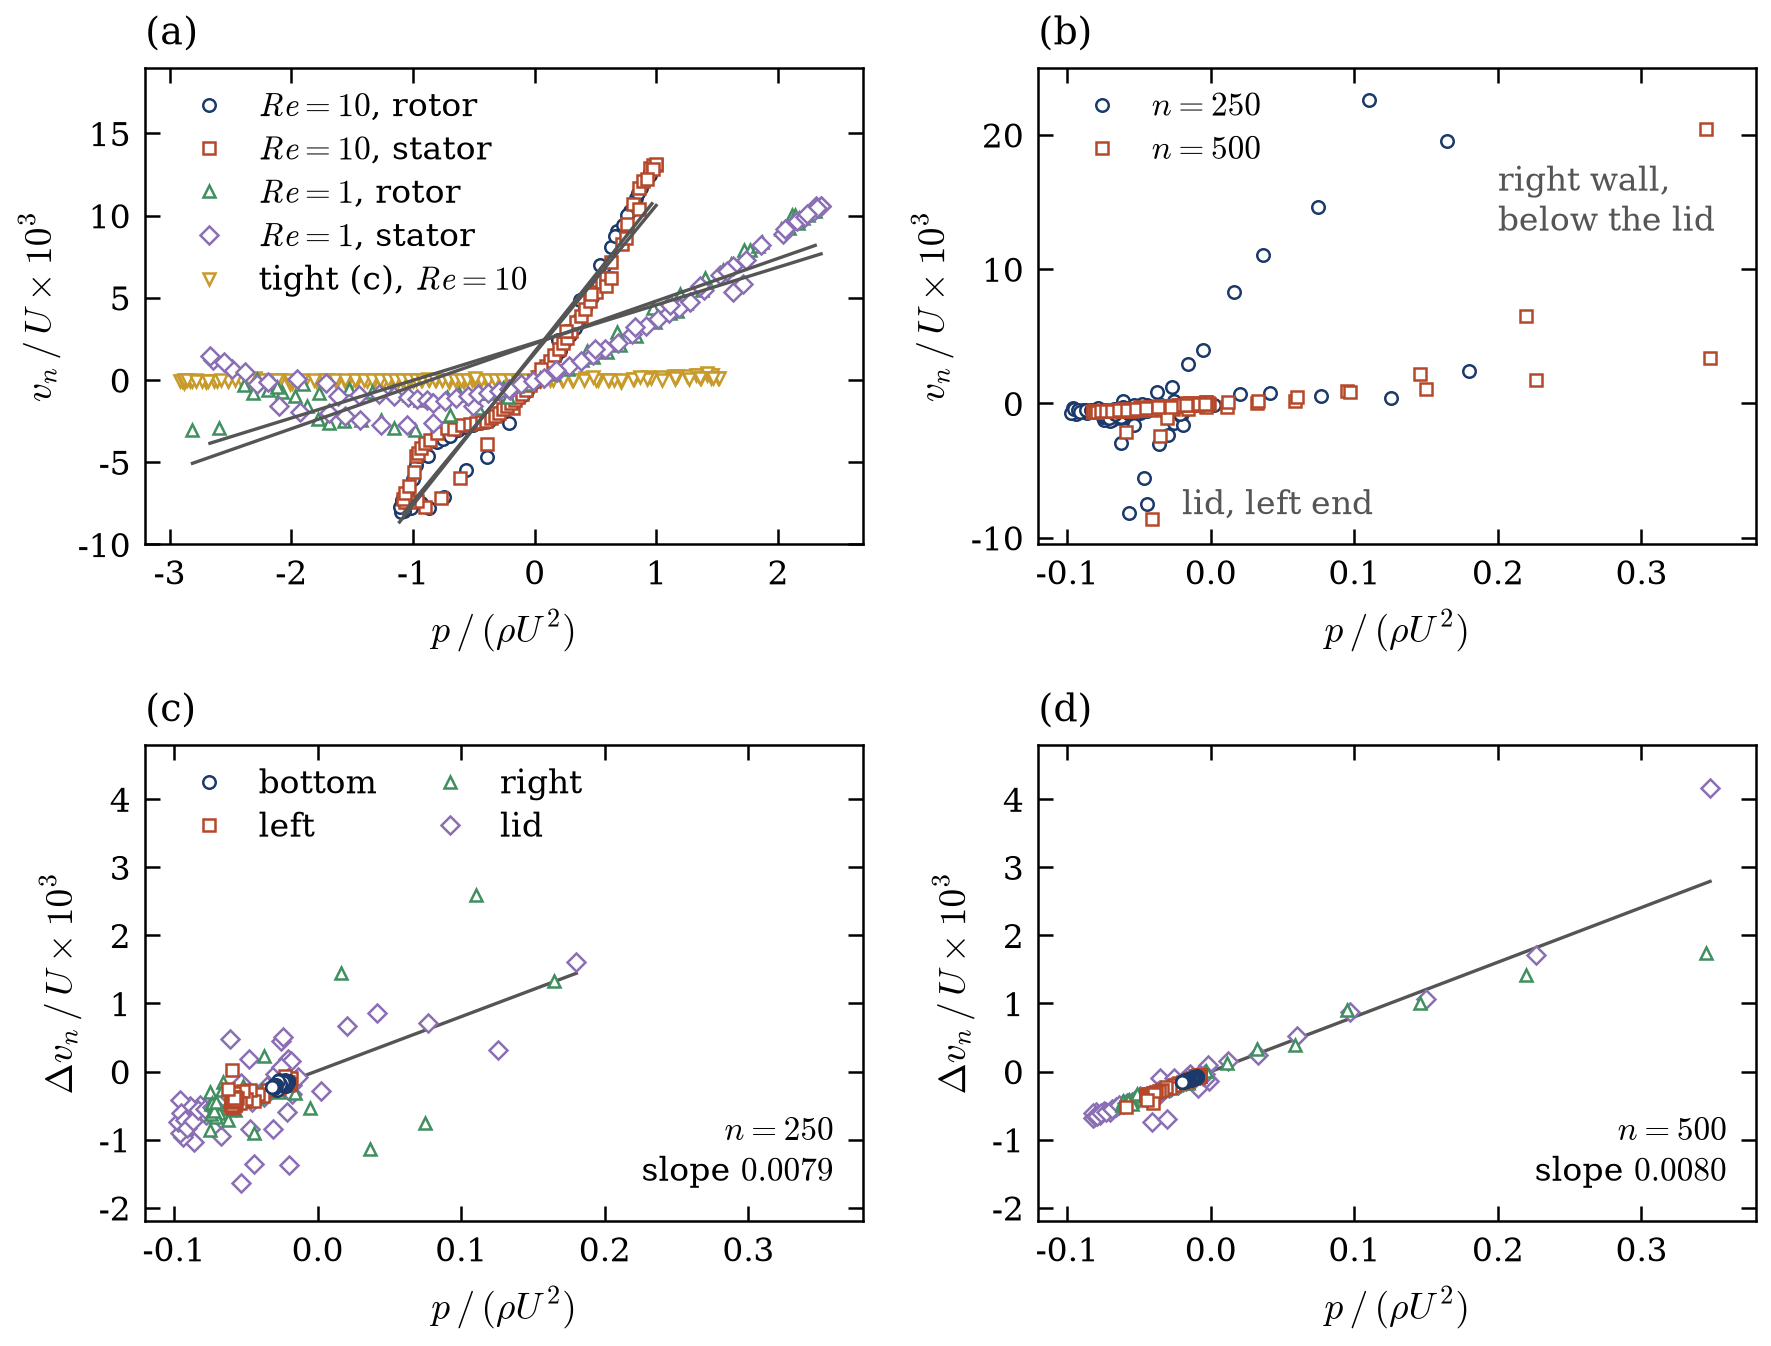

Python code for this plot:
"""
Item 13 - the seepage of the thesis walls (walls that keep rho0, with the density diffusion term acting on
fluid-wall pairs): the velocity into the wall against the wall pressure, (a) around the rotor and the stator of
the eccentric bearing, (b) to (d) at the four walls of the lid-driven cavity; and the table of the four wall
candidates on the three tests (tab_13_candidates). Existing data of Stage 5 (design note 14.4.3, 14.4.4); not
rerun.

Run from the repository root:  python data/micropolar/ch5_draft/fig_13_seepage.py
"""
import re

import matplotlib.pyplot as plt
import numpy as np

import style

SOURCE = {
    "benchmark": "data/micropolar/stage5/benchmark.json",       # micropolar_stage5.py benchmark
    "concentric": "data/micropolar/stage5/concentric.json",     # micropolar_stage5.py concentric
    "cavity": "data/micropolar/stage5/cavity.json",             # micropolar_stage5_cavity.py analyse
    "status": "final (existing data)", "stage": "Stage 5 (design note 14.4.3 and 14.4.4)",
    # the cavity runs record a short commit only; its git describe, for the caption
    "describe": {"c08cb97": "micropolar-base-12-gc08cb97", "5bc8e0d": "thesis-ch5-rc1-10-g5bc8e0d",
                 "bfcc024": "thesis-ch5-rc1-9-gbfcc024"},
    "cavity_mach": 0.01,                                        # lid speed 1, sound speed 100 (the tool's constants)
}
# the four candidates of design note 14.4: the runs of each on the three tests
RUNS = [
    {"candidate": "(a) thesis", "key": "none (thesis configuration)",
     "bearing": {10: "thesis_e60_re10", 1: "thesis_e60_re1"}, "control": "thesis_g100_control",
     "micropolar": "g100_k3_m5", "cavity": {250: "n250_thesis", 500: "n500_thesis"}},
    {"candidate": "(b) diffusion off", "key": "numerics.use_density_diffusion: false",
     "bearing": {10: "nd_e60_re10", 1: "nd_e60_re1"}, "control": "nd_g100_control",
     "micropolar": "nd_g100_k3_m5", "cavity": {250: "n250_nd", 500: "n500_nd"}},
    {"candidate": "(c) fluid pairs only", "key": "numerics.delta_fluid_only: true",
     "bearing": {10: "fd_e60_re10", 1: "fd_e60_re1"}, "control": "fd_g100_newtonian",
     "micropolar": "fd_g100_k3_m5", "cavity": {250: "n250_fd", 500: "n500_fd"}},
    {"candidate": "(d') eos walls", "key": "numerics.wall_density: eos",
     "bearing": {10: "ew_e60_re10", 1: "ew_e60_re1"}, "control": "ew_g100_newtonian",
     "micropolar": "ew_g100_k3_m5", "cavity": {250: "n250_ew", 500: "n500_ew"}},
]
THESIS, TIGHT = RUNS[0], RUNS[2]            # the walls of the figure, and the tight candidate it is compared with
WALLS = ("bottom", "left", "right", "lid")
STEM, TABLE = "fig_13_seepage", "tab_13_candidates"
SCALE = 1.0e3                               # velocities in units of 1e-3 U
FIT = {"color": style.MUTED, "linestyle": "-", "linewidth": 0.8}
SMALL = 3.0
VELOCITY_LABEL = r"$v_n\,/\,U \times 10^{3}$"                 # velocity into the wall at its surface
DIFFERENCE_LABEL = r"$\Delta v_n\,/\,U \times 10^{3}$"        # thesis walls minus tight walls


def cloud(index: int) -> dict:
    """Open markers (every run of this item is Newtonian), small: the panels hold 72 to 200 points per series."""
    return {**style.run_markers(index, filled=False), "markersize": SMALL, "markeredgewidth": 0.6}


def bearing_panel(axis, benchmark: dict) -> dict:
    numbers = {}
    series = [(THESIS["bearing"][10], "rotor", r"$\mathit{Re} = 10$, rotor"),
              (THESIS["bearing"][10], "stator", r"$\mathit{Re} = 10$, stator"),
              (THESIS["bearing"][1], "rotor", r"$\mathit{Re} = 1$, rotor"),
              (THESIS["bearing"][1], "stator", r"$\mathit{Re} = 1$, stator")]
    for index, (name, wall, label) in enumerate(series):
        entry = benchmark[name]["walls"][wall]
        pressure = np.asarray(entry["wall_pressure_over_dynamic_pressure"])
        velocity = np.asarray(entry["velocity_into_wall_over_wall_speed"])
        axis.plot(pressure, SCALE * velocity, label=label, zorder=2, **cloud(index))
        ends = np.array([pressure.min(), pressure.max()])
        axis.plot(ends, SCALE * (entry["intercept"] + entry["slope"] * ends), zorder=3, **FIT)
        numbers[f"{name}, {wall}"] = {
            "slope": entry["slope"], "intercept": entry["intercept"], "correlation": entry["correlation"],
            "slope_over_mach": entry["slope_over_mach"], "velocity_min": entry["velocity_min"],
            "velocity_max": entry["velocity_max"], "pressure_min_over_dynamic_pressure": float(pressure.min()),
            "pressure_max_over_dynamic_pressure": float(pressure.max()), "bins": int(pressure.size),
            "states": benchmark[name]["walls"]["states"]}
    name = TIGHT["bearing"][10]
    pressure = np.concatenate([benchmark[name]["walls"][wall]["wall_pressure_over_dynamic_pressure"]
                               for wall in ("rotor", "stator")])
    velocity = np.concatenate([benchmark[name]["walls"][wall]["velocity_into_wall_over_wall_speed"]
                               for wall in ("rotor", "stator")])
    axis.plot(pressure, SCALE * velocity, label=r"tight (c), $\mathit{Re} = 10$", zorder=1, **cloud(4))
    for wall in ("rotor", "stator"):
        entry = benchmark[name]["walls"][wall]
        numbers[f"{name}, {wall}"] = {"slope": entry["slope"], "correlation": entry["correlation"],
                                      "velocity_min": entry["velocity_min"], "velocity_max": entry["velocity_max"]}
    axis.set_xlabel(style.math(style.PRESSURE))
    axis.set_ylabel(VELOCITY_LABEL)
    return numbers


def cavity_points(cavity: dict, resolution: int) -> dict:
    """Per wall: the wall pressure of the thesis run, its velocity into the wall, and that minus the tight run's."""
    thesis = cavity[THESIS["cavity"][resolution]]
    tight = cavity[TIGHT["cavity"][resolution]]
    points = {}
    for wall in WALLS:
        pressure = np.asarray(thesis["walls"][wall]["wall_pressure"])
        velocity = np.asarray(thesis["walls"][wall]["velocity_into_wall"])
        points[wall] = {"pressure": pressure, "velocity": velocity,
                        "difference": velocity - np.asarray(tight["walls"][wall]["velocity_into_wall"])}
    pressure = np.concatenate([points[wall]["pressure"] for wall in WALLS])
    difference = np.concatenate([points[wall]["difference"] for wall in WALLS])
    slope, intercept = np.polyfit(pressure, difference, 1)
    stored = tight["difference_to_thesis"]["all_walls"]
    if abs(slope - stored["slope"]) > 1e-9:
        raise RuntimeError(f"n = {resolution}: slope of the difference {slope} is not the stored {stored['slope']}")
    points["fit"] = {"slope": float(slope), "intercept": float(intercept), "correlation": stored["correlation"],
                     "rms": stored["rms"], "pressure_min": float(pressure.min()), "pressure_max": float(pressure.max()),
                     "difference_min": float(difference.min()), "difference_max": float(difference.max())}
    return points


def figure_and_numbers(benchmark: dict, cavity: dict) -> dict:
    style.setup()
    figure, axes = plt.subplots(2, 2, figsize=(style.WIDE, style.WIDE * 0.76))
    numbers = {"bearing": bearing_panel(axes[0, 0], benchmark), "cavity": {}}
    axes[0, 0].set_xlim(-3.2, 2.7)
    axes[0, 0].set_ylim(-10.0, 19.0)
    axes[0, 0].legend(loc="upper left", handletextpad=0.3, borderaxespad=0.3, labelspacing=0.3)

    raw = axes[0, 1]
    for index, resolution in enumerate((250, 500)):
        points = cavity_points(cavity, resolution)
        thesis = cavity[THESIS["cavity"][resolution]]
        tight = cavity[TIGHT["cavity"][resolution]]
        pressure = np.concatenate([points[wall]["pressure"] for wall in WALLS])
        velocity = np.concatenate([points[wall]["velocity"] for wall in WALLS])
        raw.plot(pressure, SCALE * velocity, label=rf"$n = {resolution}$", zorder=2 + index, **cloud(index))
        axis = axes[1, index]
        fit = points["fit"]
        ends = np.array([fit["pressure_min"], fit["pressure_max"]])
        axis.plot(ends, SCALE * (fit["intercept"] + fit["slope"] * ends), zorder=1, **FIT)
        for wall_index, wall in enumerate(WALLS):       # the short clusters of the bottom and left walls on top
            axis.plot(points[wall]["pressure"], SCALE * points[wall]["difference"], label=wall,
                      zorder=6 - wall_index, **cloud(wall_index))
        axis.text(0.96, 0.06, rf"$n = {resolution}$" + "\n" + rf"slope ${fit['slope']:.4f}$", transform=axis.transAxes,
                  ha="right", va="bottom", fontsize=style.FONT_SIZE - 1.0)
        axis.set_xlim(-0.12, 0.38)
        axis.set_ylim(-2.2, 4.8)
        axis.set_xlabel(style.math(style.PRESSURE))
        axis.set_ylabel(DIFFERENCE_LABEL)
        numbers["cavity"][f"n = {resolution}"] = {
            "thesis_run": thesis["run"], "tight_run": tight["run"],
            "thesis_commit": thesis["git"]["head"], "tight_commit": tight["git"]["head"],
            "thesis_snapshots": thesis["walls"]["snapshots"], "thesis_snapshot_times": thesis["snapshot_times"],
            "tight_snapshots": tight["walls"]["snapshots"], "tight_snapshot_times": tight["snapshot_times"],
            "difference_all_walls": fit,
            "slope_over_mach": fit["slope"] / SOURCE["cavity_mach"],
            "difference_by_wall": {wall: tight["difference_to_thesis"][wall] for wall in WALLS},
            "thesis_by_wall": {wall: {key: thesis["walls"][wall][key] for key in
                                      ("slope", "correlation", "velocity_rms", "velocity_min", "velocity_max",
                                       "pressure_min", "pressure_max")} for wall in WALLS},
            "tight_by_wall": {wall: {key: tight["walls"][wall][key] for key in ("slope", "correlation", "velocity_rms")}
                              for wall in WALLS}}
    axes[1, 0].legend(loc="upper left", ncol=2, columnspacing=1.0, handletextpad=0.3, borderaxespad=0.3,
                      labelspacing=0.3)
    raw.legend(loc="upper left", handletextpad=0.3, borderaxespad=0.3, labelspacing=0.3)
    small = {"fontsize": style.FONT_SIZE - 1.0, "color": style.MUTED}
    raw.text(0.20, 15.0, "right wall,\nbelow the lid", ha="left", va="center", **small)
    raw.text(-0.02, -7.6, "lid, left end", ha="left", va="center", **small)
    raw.set_xlim(-0.12, 0.38)
    raw.set_ylim(-10.5, 25.0)
    raw.set_xlabel(style.math(style.PRESSURE))
    raw.set_ylabel(VELOCITY_LABEL)
    for axis, letter in zip(axes.ravel(), "abcd"):
        style.panel_letter(axis, letter)
    figure.tight_layout(pad=0.4, h_pad=1.0, w_pad=1.2)
    style.save(figure, STEM)
    return numbers


def short(cell: str) -> str:
    """1.05e-02 -> 1.05e-2, as the other tables of the pack write exponents in their .tex."""
    return cell.replace("e-0", "e-").replace("e+0", "e+")


def run_names(entry: dict, cavity: dict) -> list:
    """The runs of one candidate, by the names of their run directories (cavity.json keys the thesis runs
    n<n>_thesis; their directories are n<n>_laplacian_eps1em6)."""
    names = [entry["bearing"][10], entry["bearing"][1], entry["control"], entry["micropolar"]]
    return names + [cavity.get(entry["cavity"][resolution], {}).get("run", entry["cavity"][resolution])
                    for resolution in (250, 500)]


def lost_particles(record: dict, timestep: float) -> dict:
    """What the runner recorded when it stopped a cavity run: the step, and how many particles had left."""
    match = re.search(r"step (\d+): alive (\d+) != expected (\d+)", record["failure"])
    step, alive, expected = (int(value) for value in match.groups())
    return {"step": step, "time": step * timestep, "lost": expected - alive,
            "last_sample_time": record["last_sample_time"], "max_speed": record["max_speed_max"]}


def candidates_table(benchmark: dict, concentric: dict, cavity: dict) -> dict:
    header = ["candidate", "case key",
              "bearing eps = 0.6, Re = 10: load / exact - 1 (%)", "bearing, Re = 1: load / exact - 1 (%)",
              "bearing, Re = 10: fluid behind the wall surfaces at the end (% of the fluid)",
              "bearing, Re = 10: velocity into the rotor per wall pressure (U per rho U^2)", "correlation (rotor, Re = 10)",
              "bearing, Re = 10: velocity into the stator per wall pressure", "correlation (stator, Re = 10)",
              "bearing, Re = 1: velocity into the rotor per wall pressure", "correlation (rotor, Re = 1)",
              "bearing, Re = 1: velocity into the stator per wall pressure", "correlation (stator, Re = 1)",
              "concentric control g = 100 dx: beta / nominal", "concentric control: mean radial velocity / U",
              "concentric control: fit rms / U", "concentric, K = 3, l = 10 dx: D_SPH / D_exact",
              "cavity n = 250: L2 u", "cavity n = 250: L2 v", "cavity n = 250: mean density drift (kg/m^3 per L / U)",
              "cavity n = 250: thesis run minus this run, slope against the wall pressure", "correlation (n = 250)",
              "cavity n = 500: L2 u", "cavity n = 500: L2 v", "cavity n = 500: mean density drift (kg/m^3 per L / U)",
              "cavity n = 500: thesis run minus this run, slope against the wall pressure", "correlation (n = 500)",
              "cavity: how the runs ended", "runs"]
    tex_header = ["candidate", r"$F/F_{\mathrm{exact}}-1$ (\%), $\mathit{Re} = 10$", r"$\mathit{Re} = 1$",
                  r"behind the walls (\%)", r"$v_n/U$ per $p/(\rho U^2)$, rotor", r"$\bar v_r/U$, concentric",
                  r"$D_{\mathrm{SPH}}/D_{\mathrm{exact}}$", r"$L_2\,u$, $n = 250$", r"$L_2\,v$", r"$L_2\,u$, $n = 500$",
                  r"$L_2\,v$", r"$\mathrm{d}\bar\rho/\mathrm{d}t$, $n = 250$", r"$n = 500$"]
    plain, tex, numbers = [], [], {}
    for entry in RUNS:
        reynolds_ten, reynolds_one = benchmark[entry["bearing"][10]], benchmark[entry["bearing"][1]]
        control, micropolar = concentric[entry["control"]], concentric[entry["micropolar"]]
        cells = [entry["candidate"], entry["key"],
                 f"{100.0 * (reynolds_ten['load_over_exact'] - 1.0):+.2f}", f"{100.0 * (reynolds_one['load_over_exact'] - 1.0):+.2f}",
                 f"{100.0 * reynolds_ten['behind_walls']['share']:.2f}"]
        for run in (reynolds_ten, reynolds_one):
            for wall in ("rotor", "stator"):
                cells += [f"{run['walls'][wall]['slope']:+.5f}", f"{run['walls'][wall]['correlation']:+.2f}"]
        cells += [f"{control['beta_over_nominal']:.6f}", f"{control['radial_velocity_mean_over_wall_speed']:+.1e}",
                  f"{control['fit_rms_over_wall_speed']:.1e}", f"{micropolar['sph_over_exact']:.4f}"]
        record = {"bearing_load_re10": reynolds_ten["load_over_exact"] - 1.0, "bearing_load_re1": reynolds_one["load_over_exact"] - 1.0,
                  "behind_walls_share_re10": reynolds_ten["behind_walls"]["share"],
                  "rotor_slope_re10": reynolds_ten["walls"]["rotor"]["slope"], "rotor_slope_re1": reynolds_one["walls"]["rotor"]["slope"],
                  "beta_over_nominal": control["beta_over_nominal"],
                  "radial_velocity": control["radial_velocity_mean_over_wall_speed"],
                  "d_ratio": micropolar["sph_over_exact"], "cavity": {}}
        endings, cavity_tex = [], {}
        for resolution in (250, 500):
            name = entry["cavity"][resolution]
            thesis = cavity[THESIS["cavity"][resolution]]
            if name in cavity:
                run = cavity[name]
                first, last = run["snapshot_times"]
                drift = (run["density_mean_last_snapshot"] - run["density_mean_first_snapshot"]) / (last - first)
                difference = run.get("difference_to_thesis", {}).get("all_walls")
                drift_text = f"{drift:+.3f}" if abs(drift) >= 5.0e-4 else f"{drift:+.0e}"
                cells += [f"{run['u_l2']:.2e}", f"{run['v_l2']:.2e}", drift_text,
                          "-" if difference is None else f"{difference['slope']:+.4f}",
                          "-" if difference is None else f"{difference['correlation']:+.2f}"]
                endings.append(f"n = {resolution}: steady at t = {run['steady']['steady_time']:.1f}, mean density "
                               f"{run['density_mean_last_snapshot']:.2f} kg/m^3 at t = {last:.1f}")
                record["cavity"][resolution] = {"u_l2": run["u_l2"], "v_l2": run["v_l2"], "density_drift": drift,
                                                "density_mean_last": run["density_mean_last_snapshot"],
                                                "time_of_last_snapshot": last, "difference_to_thesis": difference}
                cavity_tex[resolution] = [short(f"{run['u_l2']:.2e}"), short(f"{run['v_l2']:.2e}"),
                                          short(drift_text if "e" in drift_text else f"{drift:+.2f}")]
            else:
                stopped = lost_particles(cavity["_stopped"][name], thesis["timestep"])
                cells += ["failed", "failed", "-", "-", "-"]
                endings.append(f"n = {resolution}: stopped, {stopped['lost']} particles had left the domain by t = "
                               f"{stopped['time']:.2f} (largest fluid speed {stopped['max_speed']:.2f} U)")
                record["cavity"][resolution] = stopped
                cavity_tex[resolution] = ["failed", "failed", "--"]
        cells += ["; ".join(endings), ", ".join(run_names(entry, cavity))]
        plain.append(cells)
        slope = reynolds_ten["walls"]["rotor"]
        tex.append([style.tex_escape(entry["candidate"]), cells[2], cells[3], cells[4],
                    f"{slope['slope']:+.5f} ({slope['correlation']:+.2f})", short(cells[14]), cells[16]]
                   + cavity_tex[250][:2] + cavity_tex[500][:2] + [cavity_tex[250][2], cavity_tex[500][2]])
        numbers[entry["candidate"]] = record
    style.write_table(TABLE, header, plain, tex_header, "l" + "r" * (len(tex_header) - 1), tex,
                      note="load: force on the rotor against the exact Stokes value; behind the walls: share of the "
                           "fluid behind a wall surface at the end, Re = 10; drift of the mean density in kg/m^3 "
                           "per L / U between the first and the last snapshot")
    return numbers


def main() -> int:
    benchmark = style.load_json(SOURCE["benchmark"])
    concentric = style.load_json(SOURCE["concentric"])
    cavity = style.load_json(SOURCE["cavity"])
    numbers = figure_and_numbers(benchmark, cavity)
    numbers["candidates"] = candidates_table(benchmark, concentric, cavity)

    reynolds_ten, reynolds_one = benchmark[THESIS["bearing"][10]], benchmark[THESIS["bearing"][1]]
    tight = benchmark[TIGHT["bearing"][10]]
    gap = reynolds_ten["outer_radius"] - reynolds_ten["inner_radius"]
    lost = re.search(r"step (\d+): (\d+) particles alive, (\d+) loaded", reynolds_one["failure"])

    def slopes(run):
        return (f"{run['walls']['rotor']['slope']:.4f} (rotor, correlation {run['walls']['rotor']['correlation']:.2f}) "
                f"and {run['walls']['stator']['slope']:.4f} (stator, {run['walls']['stator']['correlation']:.2f})")

    def describes(names):
        return ", ".join(f"`{tag}`" for tag in sorted({benchmark[name]["revision"]["describe"] for name in names}))

    def cavity_text(resolution):
        entry = numbers["cavity"][f"n = {resolution}"]
        fit, by_wall = entry["difference_all_walls"], entry["difference_by_wall"]
        return (f"n = {resolution}: {fit['slope']:.4f} for the four walls together (correlation "
                f"{fit['correlation']:.2f}; " + ", ".join(f"{wall} {by_wall[wall]['slope']:.4f}" for wall in WALLS)
                + f"), that is v_n / U = {entry['slope_over_mach']:.2f} Ma p / (rho U^2)")

    def snapshots(resolution):
        entry = numbers["cavity"][f"n = {resolution}"]
        return (f"n = {resolution}: {entry['thesis_snapshots']} snapshots from t = {entry['thesis_snapshot_times'][0]:.1f} "
                f"to {entry['thesis_snapshot_times'][1]:.1f} (thesis), {entry['tight_snapshots']} from t = "
                f"{entry['tight_snapshot_times'][0]:.1f} to {entry['tight_snapshot_times'][1]:.1f} (tight)")

    def raw_slopes(resolution):
        by_wall = numbers["cavity"][f"n = {resolution}"]["thesis_by_wall"]
        return f"n = {resolution}: " + ", ".join(f"{wall} {by_wall[wall]['slope']:.3f}" for wall in WALLS)

    def right_wall_rms(which):
        return " and ".join(f"{100.0 * numbers['cavity'][f'n = {resolution}'][which]['right']['velocity_rms']:.2f}"
                            for resolution in (250, 500))

    cavity_commits = sorted({numbers["cavity"][key][which] for key in numbers["cavity"]
                             for which in ("thesis_commit", "tight_commit")})
    candidates = numbers["candidates"]
    thesis_row, tight_row = candidates[THESIS["candidate"]], candidates[TIGHT["candidate"]]
    caption = (
        "Seepage of the thesis walls (adami walls that keep rho0, with the density diffusion term acting on "
        "fluid-wall pairs): velocity of the fluid into the wall at the wall surface, over U, against the wall "
        "pressure, over rho U^2; lines: least-squares fits. "
        f"(a) Newtonian flow between eccentric cylinders (eccentricity ratio {reynolds_ten['eccentricity_ratio']:g}, R1 = "
        f"{reynolds_ten['inner_radius'] / gap:g} g, R2 = {reynolds_ten['outer_radius'] / gap:g} g, g = {reynolds_ten['gap_in_spacings']:g} dx, "
        f"Ma = {reynolds_ten['mach']:g}) in the thesis configuration at Re = {reynolds_ten['reynolds']:g} and {reynolds_one['reynolds']:g}, "
        f"around the rotor and the stator: {len(reynolds_ten['walls']['angle'])} angle bins, velocity and pressure "
        f"extrapolated to the surface from the fluid between 0.5 and 12 dx from it, mean of the "
        f"{reynolds_ten['walls']['states']} states of the last quarter of the run ({reynolds_one['walls']['states']} at Re = "
        f"{reynolds_one['reynolds']:g}, where {int(lost.group(3)) - int(lost.group(2))} particles had left the domain by step "
        f"{int(lost.group(1)):,} of {reynolds_one['steps']:,}). Slopes: {slopes(reynolds_ten)} at Re = "
        f"{reynolds_ten['reynolds']:g}, that is v_n / U = {reynolds_ten['walls']['rotor']['slope_over_mach']:.2f} and "
        f"{reynolds_ten['walls']['stator']['slope_over_mach']:.2f} Ma p / (rho U^2); "
        f"{slopes(reynolds_one)} at Re = {reynolds_one['reynolds']:g}. For contrast the candidate (c), density diffusion between fluid "
        f"pairs only, at Re = {tight['reynolds']:g} (rotor and stator together): slope "
        f"{tight['walls']['rotor']['slope']:.5f} and {tight['walls']['stator']['slope']:.5f}. "
        f"(b) Lid-driven cavity, Re = 1000, Ma = {SOURCE['cavity_mach']:g}, thesis configuration, n = 250 and 500: "
        "the same quantities at the four walls (50 bins along each wall without the corner squares of side 12 dx; "
        "pressure from the particle volumes). The steep branch is the right wall below the lid, where the jet from "
        "the lid turns down and the extrapolation to the surface is poor: the rms velocity into the right wall is "
        f"{right_wall_rms('thesis_by_wall')} % of U at n = 250 and 500, and {right_wall_rms('tight_by_wall')} % with "
        "the tight walls (c), so it is not seepage; slopes wall by wall: " + raw_slopes(250) + "; " + raw_slopes(500)
        + ". "
        "(c), (d) The velocity into the wall of the thesis run minus that of the run with tight walls (c), against "
        "the wall pressure of the thesis run, for n = 250 and n = 500. Slopes: " + cavity_text(250) + "; "
        + cavity_text(500) + ". Snapshots averaged: " + snapshots(250) + "; " + snapshots(500) + ". "
        f"Runs: `{THESIS['bearing'][10]}`, `{THESIS['bearing'][1]}`, `{TIGHT['bearing'][10]}` "
        f"({describes([THESIS['bearing'][10], THESIS['bearing'][1], TIGHT['bearing'][10]])}); cavity "
        + ", ".join(f"`{cavity[entry['cavity'][resolution]]['run']}`" for entry in (THESIS, TIGHT)
                    for resolution in (250, 500))
        + " (commits " + ", ".join(f"{commit} = `{SOURCE['describe'][commit]}`" for commit in cavity_commits)
        + f"). {SOURCE['stage']}; existing data, not rerun on thesis-ch5-rc2. "
        f"Table {TABLE}: the four candidates on the three tests (bearing at eccentricity ratio 0.6 against the exact "
        "Stokes load, concentric control at g = 100 dx with the micropolar run at K = 3, l = 10 dx, cavity at n = 250 "
        "and 500 against Marchi et al.), every number from the three data files. Thesis walls: load "
        f"{100.0 * thesis_row['bearing_load_re10']:+.1f} % (Re = 10) and {100.0 * thesis_row['bearing_load_re1']:+.1f} % "
        f"(Re = 1), {100.0 * thesis_row['behind_walls_share_re10']:.1f} % of the fluid behind the wall surfaces; the "
        f"three tight candidates {100.0 * min(candidates[entry['candidate']]['bearing_load_re10'] for entry in RUNS[1:]):+.2f} "
        f"to {100.0 * max(candidates[entry['candidate']]['bearing_load_re10'] for entry in RUNS[1:]):+.2f} % and "
        f"{100.0 * min(candidates[entry['candidate']]['bearing_load_re1'] for entry in RUNS[1:]):+.2f} to "
        f"{100.0 * max(candidates[entry['candidate']]['bearing_load_re1'] for entry in RUNS[1:]):+.2f} %. In the cavity "
        f"(b) loses particles (by t = {candidates[RUNS[1]['candidate']]['cavity'][250]['time']:.1f} and "
        f"{candidates[RUNS[1]['candidate']]['cavity'][500]['time']:.1f}), and the mean density of (c) and (d') runs "
        f"away ((c): {tight_row['cavity'][250]['density_drift']:+.2f} and {tight_row['cavity'][500]['density_drift']:+.2f} "
        f"kg/m^3 per L / U at n = 250 and 500; thesis {thesis_row['cavity'][250]['density_drift']:+.0e} and "
        f"{thesis_row['cavity'][500]['density_drift']:+.0e}).")
    sources = [SOURCE["benchmark"], SOURCE["concentric"], SOURCE["cavity"]]
    for entry in RUNS:
        sources += run_names(entry, cavity)
    style.record("13", "Seepage of the thesis walls: velocity into the wall against wall pressure; the wall candidates",
                 SOURCE["status"], caption, [f"{STEM}.pdf", f"{STEM}.png", f"{TABLE}.csv", f"{TABLE}.tex"], sources,
                 numbers, "Stage 5, " + describes([name for entry in RUNS for name in entry["bearing"].values()])
                 + "; cavity " + ", ".join(f"`{SOURCE['describe'][commit]}`" for commit in cavity_commits))
    return 0


if __name__ == "__main__":
    raise SystemExit(main())
